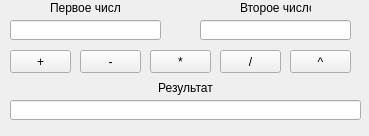
<?xml version="1.0" encoding="UTF-8"?>
<ui version="4.0">
 <class>Calc</class>
 <widget class="QMainWindow" name="Calc">
  <property name="geometry">
   <rect>
    <x>0</x>
    <y>0</y>
    <width>369</width>
    <height>136</height>
   </rect>
  </property>
  <property name="windowTitle">
   <string>MainWindow</string>
  </property>
  <widget class="QWidget" name="centralwidget">
   <widget class="QLabel" name="label">
    <property name="geometry">
     <rect>
      <x>50</x>
      <y>0</y>
      <width>71</width>
      <height>16</height>
     </rect>
    </property>
    <property name="text">
     <string>Первое число</string>
    </property>
   </widget>
   <widget class="QLabel" name="label_2">
    <property name="geometry">
     <rect>
      <x>240</x>
      <y>0</y>
      <width>71</width>
      <height>16</height>
     </rect>
    </property>
    <property name="text">
     <string>Второе число</string>
    </property>
   </widget>
   <widget class="QPushButton" name="plus">
    <property name="geometry">
     <rect>
      <x>10</x>
      <y>50</y>
      <width>61</width>
      <height>23</height>
     </rect>
    </property>
    <property name="text">
     <string>+</string>
    </property>
    <property name="checkable">
     <bool>true</bool>
    </property>
   </widget>
   <widget class="QPushButton" name="minus">
    <property name="geometry">
     <rect>
      <x>80</x>
      <y>50</y>
      <width>61</width>
      <height>23</height>
     </rect>
    </property>
    <property name="text">
     <string>-</string>
    </property>
    <property name="checkable">
     <bool>true</bool>
    </property>
   </widget>
   <widget class="QPushButton" name="multiplue">
    <property name="geometry">
     <rect>
      <x>150</x>
      <y>50</y>
      <width>61</width>
      <height>23</height>
     </rect>
    </property>
    <property name="text">
     <string>*</string>
    </property>
    <property name="checkable">
     <bool>true</bool>
    </property>
   </widget>
   <widget class="QPushButton" name="delet">
    <property name="geometry">
     <rect>
      <x>220</x>
      <y>50</y>
      <width>61</width>
      <height>23</height>
     </rect>
    </property>
    <property name="text">
     <string>/</string>
    </property>
    <property name="checkable">
     <bool>true</bool>
    </property>
   </widget>
   <widget class="QPushButton" name="stepen">
    <property name="geometry">
     <rect>
      <x>290</x>
      <y>50</y>
      <width>61</width>
      <height>23</height>
     </rect>
    </property>
    <property name="text">
     <string>^</string>
    </property>
    <property name="checkable">
     <bool>true</bool>
    </property>
   </widget>
   <widget class="QLineEdit" name="FirstText">
    <property name="geometry">
     <rect>
      <x>10</x>
      <y>20</y>
      <width>151</width>
      <height>20</height>
     </rect>
    </property>
   </widget>
   <widget class="QLineEdit" name="SecondText">
    <property name="geometry">
     <rect>
      <x>200</x>
      <y>20</y>
      <width>151</width>
      <height>20</height>
     </rect>
    </property>
   </widget>
   <widget class="QLineEdit" name="outText">
    <property name="geometry">
     <rect>
      <x>10</x>
      <y>100</y>
      <width>351</width>
      <height>20</height>
     </rect>
    </property>
   </widget>
   <widget class="QLabel" name="label_3">
    <property name="enabled">
     <bool>true</bool>
    </property>
    <property name="geometry">
     <rect>
      <x>150</x>
      <y>80</y>
      <width>71</width>
      <height>16</height>
     </rect>
    </property>
    <property name="text">
     <string>Результат</string>
    </property>
    <property name="alignment">
     <set>Qt::AlignCenter</set>
    </property>
   </widget>
  </widget>
 </widget>
 <resources/>
 <connections/>
</ui>
